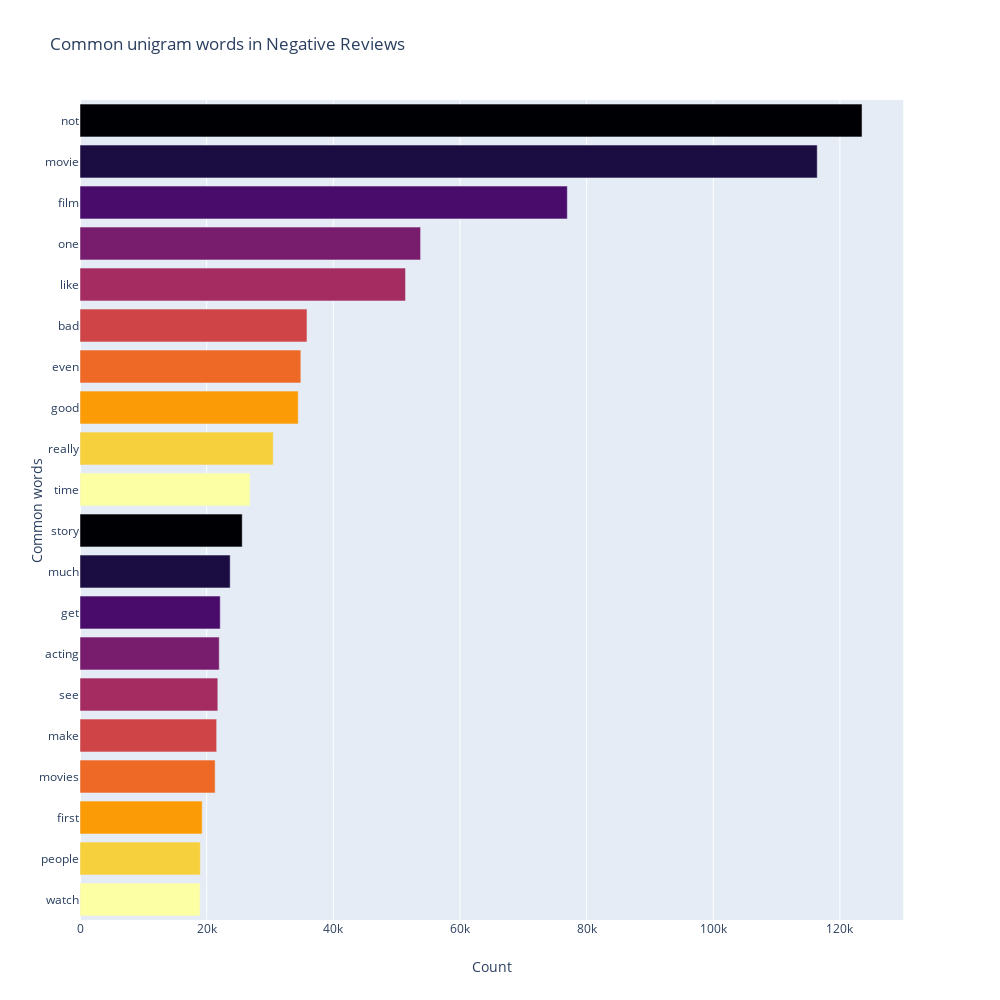

Notebook code cell kept with this figure:
### Code cell
most_common_word = get_top_text(df['Reviews_clean'][df['Ratings'] <= 4], 20, 1)
most_common_word = dict(most_common_word)

temp = pd.DataFrame(columns=['Common_words', 'Count'])
temp['Common_words'] = list(most_common_word.keys())
temp['Count'] = list(most_common_word.values())

fig = px.bar(temp, x = 'Count', y = 'Common_words', title = 'Common unigram words in Negative Reviews', orientation = 'h',
             width = 1000, height = 1000, color = 'Common_words', labels = {'Common_words': 'Common words'}, color_discrete_sequence=px.colors.sequential.Inferno)

fig.update_layout(showlegend=False)
fig.show()

### Figure 1 — Plotly figure (JSON) as saved in the notebook; plotly's stock layout.template omitted (floating-point values rounded to 4 significant figures)
{"data": [{"alignmentgroup": "True", "hoverlabel": {"namelength": 0}, "hovertemplate": "Common words=%{y}<br>Count=%{x}", "legendgroup": "Common words=not", "marker": {"color": "#000004"}, "name": "Common words=not", "offsetgroup": "Common words=not", "orientation": "h", "showlegend": true, "textposition": "auto", "type": "bar", "x": [123493], "xaxis": "x", "y": ["not"], "yaxis": "y"}, {"alignmentgroup": "True", "hoverlabel": {"namelength": 0}, "hovertemplate": "Common words=%{y}<br>Count=%{x}", "legendgroup": "Common words=movie", "marker": {"color": "#1b0c41"}, "name": "Common words=movie", "offsetgroup": "Common words=movie", "orientation": "h", "showlegend": true, "textposition": "auto", "type": "bar", "x": [116416], "xaxis": "x", "y": ["movie"], "yaxis": "y"}, {"alignmentgroup": "True", "hoverlabel": {"namelength": 0}, "hovertemplate": "Common words=%{y}<br>Count=%{x}", "legendgroup": "Common words=film", "marker": {"color": "#4a0c6b"}, "name": "Common words=film", "offsetgroup": "Common words=film", "orientation": "h", "showlegend": true, "textposition": "auto", "type": "bar", "x": [76953], "xaxis": "x", "y": ["film"], "yaxis": "y"}, {"alignmentgroup": "True", "hoverlabel": {"namelength": 0}, "hovertemplate": "Common words=%{y}<br>Count=%{x}", "legendgroup": "Common words=one", "marker": {"color": "#781c6d"}, "name": "Common words=one", "offsetgroup": "Common words=one", "orientation": "h", "showlegend": true, "textposition": "auto", "type": "bar", "x": [53781], "xaxis": "x", "y": ["one"], "yaxis": "y"}, {"alignmentgroup": "True", "hoverlabel": {"namelength": 0}, "hovertemplate": "Common words=%{y}<br>Count=%{x}", "legendgroup": "Common words=like", "marker": {"color": "#a52c60"}, "name": "Common words=like", "offsetgroup": "Common words=like", "orientation": "h", "showlegend": true, "textposition": "auto", "type": "bar", "x": [51401], "xaxis": "x", "y": ["like"], "yaxis": "y"}, {"alignmentgroup": "True", "hoverlabel": {"namelength": 0}, "hovertemplate": "Common words=%{y}<br>Count=%{x}", "legendgroup": "Common words=bad", "marker": {"color": "#cf4446"}, "name": "Common words=bad", "offsetgroup": "Common words=bad", "orientation": "h", "showlegend": true, "textposition": "auto", "type": "bar", "x": [35843], "xaxis": "x", "y": ["bad"], "yaxis": "y"}, {"alignmentgroup": "True", "hoverlabel": {"namelength": 0}, "hovertemplate": "Common words=%{y}<br>Count=%{x}", "legendgroup": "Common words=even", "marker": {"color": "#ed6925"}, "name": "Common words=even", "offsetgroup": "Common words=even", "orientation": "h", "showlegend": true, "textposition": "auto", "type": "bar", "x": [34872], "xaxis": "x", "y": ["even"], "yaxis": "y"}, {"alignmentgroup": "True", "hoverlabel": {"namelength": 0}, "hovertemplate": "Common words=%{y}<br>Count=%{x}", "legendgroup": "Common words=good", "marker": {"color": "#fb9b06"}, "name": "Common words=good", "offsetgroup": "Common words=good", "orientation": "h", "showlegend": true, "textposition": "auto", "type": "bar", "x": [34461], "xaxis": "x", "y": ["good"], "yaxis": "y"}, {"alignmentgroup": "True", "hoverlabel": {"namelength": 0}, "hovertemplate": "Common words=%{y}<br>Count=%{x}", "legendgroup": "Common words=really", "marker": {"color": "#f7d13d"}, "name": "Common words=really", "offsetgroup": "Common words=really", "orientation": "h", "showlegend": true, "textposition": "auto", "type": "bar", "x": [30517], "xaxis": "x", "y": ["really"], "yaxis": "y"}, {"alignmentgroup": "True", "hoverlabel": {"namelength": 0}, "hovertemplate": "Common words=%{y}<br>Count=%{x}", "legendgroup": "Common words=time", "marker": {"color": "#fcffa4"}, "name": "Common words=time", "offsetgroup": "Common words=time", "orientation": "h", "showlegend": true, "textposition": "auto", "type": "bar", "x": [26849], "xaxis": "x", "y": ["time"], "yaxis": "y"}, {"alignmentgroup": "True", "hoverlabel": {"namelength": 0}, "hovertemplate": "Common words=%{y}<br>Count=%{x}", "legendgroup": "Common words=story", "marker": {"color": "#000004"}, "name": "Common words=story", "offsetgroup": "Common words=story", "orientation": "h", "showlegend": true, "textposition": "auto", "type": "bar", "x": [25618], "xaxis": "x", "y": ["story"], "yaxis": "y"}, {"alignmentgroup": "True", "hoverlabel": {"namelength": 0}, "hovertemplate": "Common words=%{y}<br>Count=%{x}", "legendgroup": "Common words=much", "marker": {"color": "#1b0c41"}, "name": "Common words=much", "offsetgroup": "Common words=much", "orientation": "h", "showlegend": true, "textposition": "auto", "type": "bar", "x": [23713], "xaxis": "x", "y": ["much"], "yaxis": "y"}, {"alignmentgroup": "True", "hoverlabel": {"namelength": 0}, "hovertemplate": "Common words=%{y}<br>Count=%{x}", "legendgroup": "Common words=get", "marker": {"color": "#4a0c6b"}, "name": "Common words=get", "offsetgroup": "Common words=get", "orientation": "h", "showlegend": true, "textposition": "auto", "type": "bar", "x": [22145], "xaxis": "x", "y": ["get"], "yaxis": "y"}, {"alignmentgroup": "True", "hoverlabel": {"namelength": 0}, "hovertemplate": "Common words=%{y}<br>Count=%{x}", "legendgroup": "Common words=acting", "marker": {"color": "#781c6d"}, "name": "Common words=acting", "offsetgroup": "Common words=acting", "orientation": "h", "showlegend": true, "textposition": "auto", "type": "bar", "x": [21988], "xaxis": "x", "y": ["acting"], "yaxis": "y"}, {"alignmentgroup": "True", "hoverlabel": {"namelength": 0}, "hovertemplate": "Common words=%{y}<br>Count=%{x}", "legendgroup": "Common words=see", "marker": {"color": "#a52c60"}, "name": "Common words=see", "offsetgroup": "Common words=see", "orientation": "h", "showlegend": true, "textposition": "auto", "type": "bar", "x": [21762], "xaxis": "x", "y": ["see"], "yaxis": "y"}, {"alignmentgroup": "True", "hoverlabel": {"namelength": 0}, "hovertemplate": "Common words=%{y}<br>Count=%{x}", "legendgroup": "Common words=make", "marker": {"color": "#cf4446"}, "name": "Common words=make", "offsetgroup": "Common words=make", "orientation": "h", "showlegend": true, "textposition": "auto", "type": "bar", "x": [21579], "xaxis": "x", "y": ["make"], "yaxis": "y"}, {"alignmentgroup": "True", "hoverlabel": {"namelength": 0}, "hovertemplate": "Common words=%{y}<br>Count=%{x}", "legendgroup": "Common words=movies", "marker": {"color": "#ed6925"}, "name": "Common words=movies", "offsetgroup": "Common words=movies", "orientation": "h", "showlegend": true, "textposition": "auto", "type": "bar", "x": [21339], "xaxis": "x", "y": ["movies"], "yaxis": "y"}, {"alignmentgroup": "True", "hoverlabel": {"namelength": 0}, "hovertemplate": "Common words=%{y}<br>Count=%{x}", "legendgroup": "Common words=first", "marker": {"color": "#fb9b06"}, "name": "Common words=first", "offsetgroup": "Common words=first", "orientation": "h", "showlegend": true, "textposition": "auto", "type": "bar", "x": [19293], "xaxis": "x", "y": ["first"], "yaxis": "y"}, {"alignmentgroup": "True", "hoverlabel": {"namelength": 0}, "hovertemplate": "Common words=%{y}<br>Count=%{x}", "legendgroup": "Common words=people", "marker": {"color": "#f7d13d"}, "name": "Common words=people", "offsetgroup": "Common words=people", "orientation": "h", "showlegend": true, "textposition": "auto", "type": "bar", "x": [19003], "xaxis": "x", "y": ["people"], "yaxis": "y"}, {"alignmentgroup": "True", "hoverlabel": {"namelength": 0}, "hovertemplate": "Common words=%{y}<br>Count=%{x}", "legendgroup": "Common words=watch", "marker": {"color": "#fcffa4"}, "name": "Common words=watch", "offsetgroup": "Common words=watch", "orientation": "h", "showlegend": true, "textposition": "auto", "type": "bar", "x": [18968], "xaxis": "x", "y": ["watch"], "yaxis": "y"}], "layout": {"barmode": "relative", "height": 1000, "legend": {"tracegroupgap": 0}, "showlegend": false, "title": {"text": "Common unigram words in Negative Reviews"}, "width": 1000, "xaxis": {"anchor": "y", "domain": [0, 0.98], "title": {"text": "Count"}}, "yaxis": {"anchor": "x", "categoryarray": ["watch", "people", "first", "movies", "make", "see", "acting", "get", "much", "story", "time", "really", "good", "even", "bad", "like", "one", "film", "movie", "not"], "categoryorder": "array", "domain": [0, 1], "title": {"text": "Common words"}}}}
